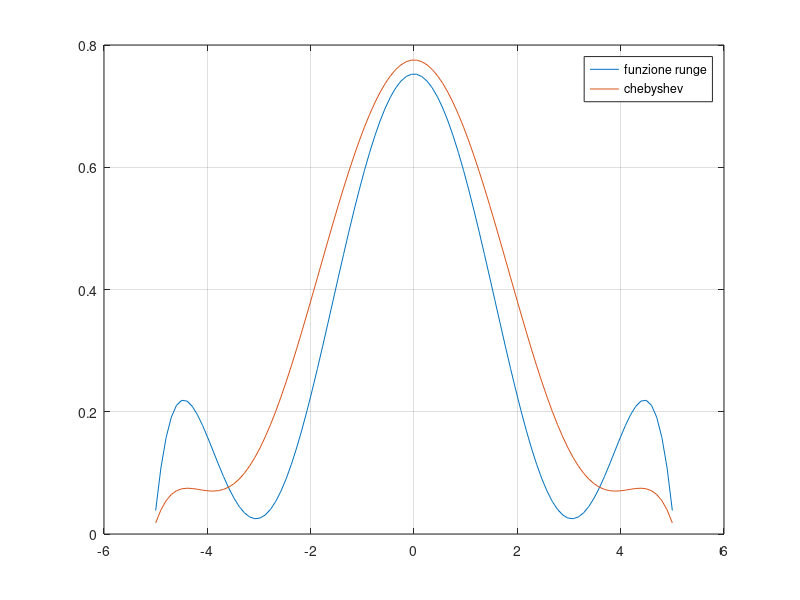

Reproduce this figure in MATLAB.
clear
clc
close all

n = 7; % gradi polinomio
a = -5;
b = 5;
x = linspace(-5, 5, n + 1);
X = linspace(a, b, 100);
i = 0:n;
xChebyshev = ((a + b)/2) - ((b - a)/2) * cos(((2*i + 1)/(2*n + 2))*pi);
f = @(x) 1./(1 + x.^2);
y = f(x);

p = polyfit(x, y, n);
P = polyval(p, X);

pChebyshev = polyfit(xChebyshev, y, n)
PChebyshev = polyval(pChebyshev, X)

plot(X, P);
grid on;
hold on;
plot(X, PChebyshev)
legend("funzione runge", "chebyshev")
